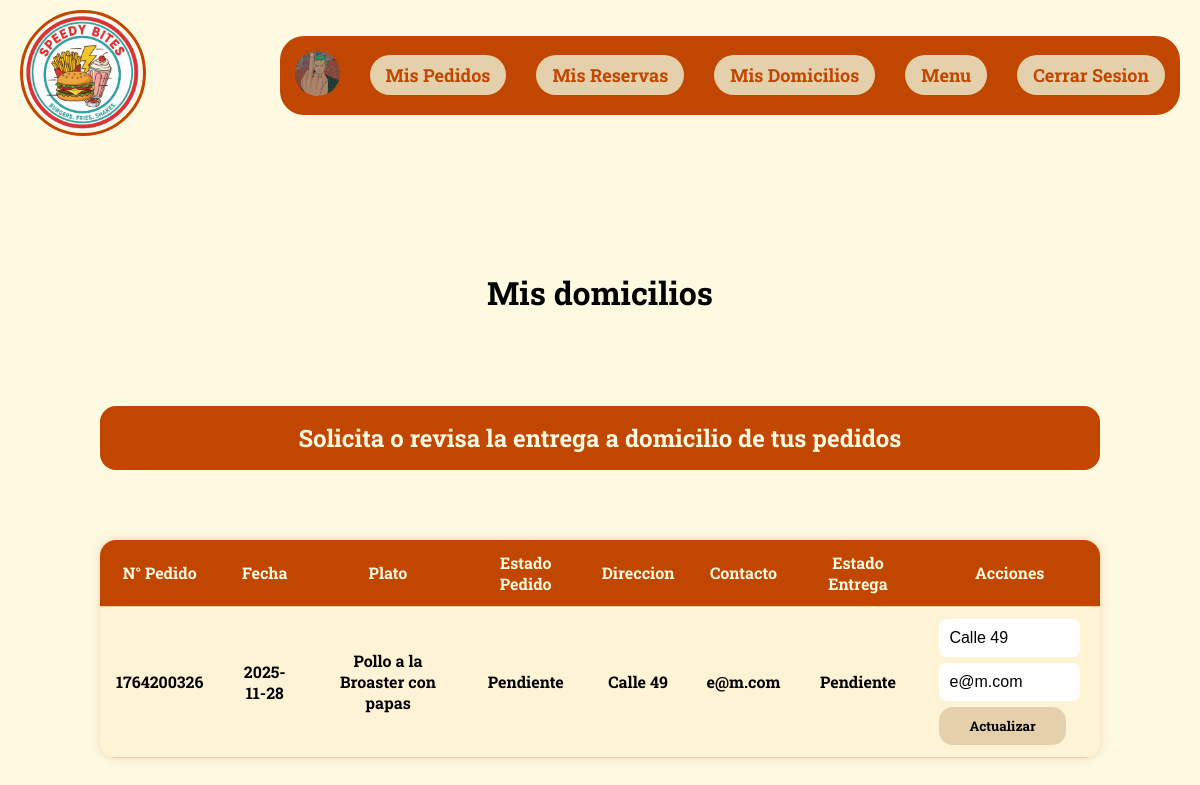
/Vista/html/domicilios.php (signed in), run on an earlier commit of the app's database.
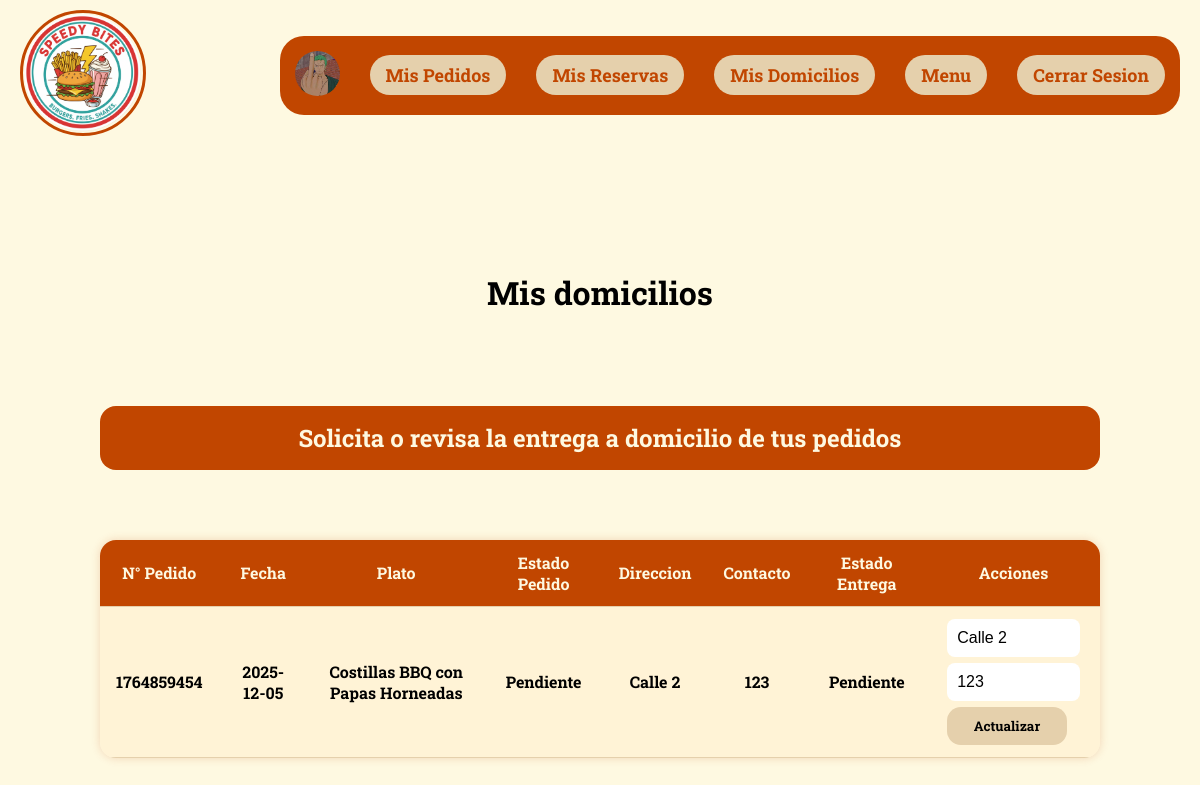
And on a later commit of the database.
### tables this page shows
CREATE TABLE `pedidos` (
  `ID_P` int(5) NOT NULL,
  `NumeroPedido` int(11) DEFAULT NULL,
  `FechaPedido` date DEFAULT NULL,
  `CantidadPlatos` int(11) NOT NULL,
  `Estado` varchar(80) NOT NULL,
  `ID_Plato` int(11) DEFAULT NULL,
  `ID_User` int(11) DEFAULT NULL,
  `ID_Mesa` int(11) DEFAULT NULL
);

CREATE TABLE `platos` (
  `ID_Plato` int(5) NOT NULL,
  `NombrePlato` varchar(255) DEFAULT NULL,
  `Descripcion` varchar(255) DEFAULT NULL,
  `Precio` decimal(10,2) DEFAULT NULL,
  `ImagenUrl` blob DEFAULT NULL,
  `Disponible` tinyint(1) NOT NULL
);

CREATE TABLE `domicilios` (
  `ID_Domicilio` int(11) NOT NULL,
  `ID_Pedido` int(11) NOT NULL,
  `DireccionEntrega` varchar(255) NOT NULL,
  `ContactoEntrega` varchar(255) NOT NULL,
  `EstadoEntrega` varchar(50) NOT NULL DEFAULT 'Pendiente',
  `FechaCreacion` timestamp NOT NULL DEFAULT current_timestamp()
);

### Configuracion/conexion.php (called while the page is built, shortened)
<?php
class DB{
    private static $host = "localhost";
    private static $dbname = "resad";
    private static $username = "Adless";
    private static $password = "115";
    private static $charset = "utf8mb4";
    private static $pdo = null;
    public static function connect(){
        if(self::$pdo === null){
            try{
                $dn = "mysql:host=". self::$host.";dbname=". self::$dbname.";charset=".self::$charset;
                self::$pdo = new PDO($dn,self::$username,self::$password);
                self::$pdo->setAttribute(PDO::ATTR_ERRMODE, PDO::ERRMODE_EXCEPTION);
            }
            catch(PDOException $e){
                die("Error de conexion".$e -> getMessage());
            }
        }
        return self::$pdo;
    }
}
?>

### Modelo/ModeloPedidos.php (called while the page is built, shortened)
<?php
require_once(ROOT_PATH . 'Configuracion/conexion.php');
class Pedidos {
    public $db;
    public function __construct() {
        $this->db = DB::connect();
    }
    public function obtenerPedidosPorUsuario($id_user) {
        $sql = "SELECT
                    r.ID_P,
                    r.NumeroPedido,
                    r.FechaPedido,
                    r.Estado,
                    r.CantidadPlatos,
                    m.NumeroMesa,
                    p.NombrePlato
                FROM pedidos r
                LEFT JOIN mesas m ON r.ID_Mesa = m.ID_R
                LEFT JOIN platos p ON r.ID_Plato = p.ID_Plato
                WHERE r.ID_User = ?";
        $stmt = $this->db->prepare($sql);
        $stmt->execute([$id_user]);
        return $stmt->fetchAll(PDO::FETCH_ASSOC);
    }
}

### Modelo/ModeloDomicilios.php (called while the page is built, shortened)
<?php
require_once ROOT_PATH . 'Configuracion/conexion.php';
class Domicilios {
    public $db;
    public function __construct() {
        $this->db = DB::connect();
    }
    public function obtenerPorPedido($idPedido) {
        $sql = "SELECT * FROM domicilios WHERE ID_Pedido = ?";
        $stmt = $this->db->prepare($sql);
        $stmt->execute([$idPedido]);
        return $stmt->fetch(PDO::FETCH_ASSOC);
    }
}

### Vista/html/domicilios.php (the view, shortened to what the changed rows need)
<?php
require_once '../../Modelo/ModeloDomicilios.php';
require_once '../../Modelo/ModeloPedidos.php';
$usuario = $_SESSION['usuario_logueado'];
$esAdmin = ($usuario['Rolusu'] ?? '') === 'Administrador';
$modelDomicilios = new Domicilios();
$modelPedidos = new Pedidos();
$modelPlatos = new Plato();
$domicilios = [];
$misPedidosAgrupados = [];
$domiciliosPorPedido = [];
$platos = $modelPlatos->obtenerPlato() ?? [];
if ($esAdmin) {
    $domicilios = $modelDomicilios->obtenerDomicilios() ?? [];
} else {
    $misPedidos = $modelPedidos->obtenerPedidosPorUsuario($usuario['ID_User']) ?? [];
    foreach ($misPedidos as $p) {
        $num = $p['NumeroPedido'] ?? $p['ID_P'];
        if (!isset($misPedidosAgrupados[$num])) {
            $misPedidosAgrupados[$num] = $p;
        }
        $domicilio = $modelDomicilios->obtenerPorPedido($p['ID_P']);
        if ($domicilio) {
            $domiciliosPorPedido[$p['ID_P']] = $domicilio;
        }
    }
}
?>
<!DOCTYPE html>
<html lang="es">
<head>
    <link href="../css/perfil.css" rel="stylesheet">
</head>
<body>
    <div class="Contenedor">
        <?php if ($esAdmin): ?>
            <div id="opciones">
            <a class="botonesnav" href="./perfil.php">Gestionar Usuarios</a>
            <a class="botonesnav" href="./rplato.php">Gestionar Platos</a>
            <a class="botonesnav" href="./mesas.php">Gestionar Mesas</a>
            <a class="botonesnav" href="./pedidos.php">Gestionar Pedidos</a>
            <a class="botonesnav" href="./reservas.php">Gestionar Reservas</a>
        </div>
            <div class="GesAdmin">
                <h1>Gestion de Domicilios</h1>
                <h2 class="Crear">Pedidos con entrega a domicilio</h2>
                <table>
                    <tr>
                        <th>N° Pedido</th>
                        <th>Plato</th>
                        <th>Fecha</th>
                        <th>Cliente</th>
                        <th>Direccion de entrega</th>
                        <th>Contacto</th>
                        <th>Estado</th>
                        <th>Acciones</th>
                    </tr>
                    <?php foreach ($domicilios as $d): ?>
                    <tr>
                        <td><?= htmlspecialchars($d['NumeroPedido'] ?? $d['ID_Pedido'] ?? 'N/A') ?></td>
                        <td><?= htmlspecialchars($platos['NombrePlato'] ?? '') ?></td>
                        <td><?= htmlspecialchars($d['FechaPedido'] ?? '') ?></td>
                        <td><?= htmlspecialchars(trim(($d['Nombre'] ?? '') . ' ' . ($d['Apellido'] ?? ''))) ?></td>
                        <td>
                            <form method="POST" action="../../Controlador/domicilioController.php?action=actualizar">
                                <input type="hidden" name="ID_Domicilio" value="<?= htmlspecialchars($d['ID_Domicilio']) ?>">
                                <input type="text" name="DireccionEntrega" value="<?= htmlspecialchars($d['DireccionEntrega'] ?? '') ?>" required>
                        </td>
                        <td>
                                <input type="text" name="ContactoEntrega" value="<?= htmlspecialchars($d['ContactoEntrega'] ?? '') ?>" required>
                        </td>
                        <td>
                                <select name="EstadoEntrega">
                                    <?php
                                        $estados = ['Pendiente', 'En camino', 'Entregado'];
                                        foreach ($estados as $estado):
                                    ?>
                                        <option value="<?= $estado ?>" <?= (($d['EstadoEntrega'] ?? 'Pendiente') === $estado) ? 'selected' : '' ?>>
                                            <?= $estado ?>
                                        </option>
                                    <?php endforeach; ?>
                                </select>
                        </td>
                        <td style="display: flex; gap: 8px; flex-wrap: wrap;">
                                <button id="btn" type="submit">Actualizar</button>
                            </form>
                            <form method="POST" action="../../Controlador/domicilioController.php?action=entregado">
                                <input type="hidden" name="ID_Domicilio" value="<?= htmlspecialchars($d['ID_Domicilio']) ?>">
                                <button id="btn" type="submit">Marcar entregado</button>
                            </form>
                        </td>
                    </tr>
                    <?php endforeach; ?>
                </table>
            </div>
        <?php else: ?>
            <div class="GesAdmin">
                <h1>Mis domicilios</h1>
                <h2 class="Crear">Solicita o revisa la entrega a domicilio de tus pedidos</h2>
                <?php if (empty($misPedidosAgrupados)): ?>
                    <p class="text">No tienes pedidos para gestionar domicilios.</p>
                <?php else: ?>
                    <table>
                        <tr>
                            <th>N° Pedido</th>
                            <th>Fecha</th>
                            <th>Plato</th>
                            <th>Estado Pedido</th>
                            <th>Direccion</th>
                            <th>Contacto</th>
                            <th>Estado Entrega</th>
                            <th>Acciones</th>
                        </tr>
                        <?php foreach ($misPedidosAgrupados as $numPedido => $p):
                            $dom = $domiciliosPorPedido[$p['ID_P']] ?? null;
                        ?>
                        <tr>
                            <td><?= htmlspecialchars($numPedido) ?></td>
                            <td><?= htmlspecialchars($p['FechaPedido']) ?></td>
                            <td><?= htmlspecialchars($p['NombrePlato'] ?? '') ?></td>
                            <td><?= htmlspecialchars($p['Estado'] ?? 'Pendiente') ?></td>
                            <td><?= htmlspecialchars($dom['DireccionEntrega'] ?? 'No asignada') ?></td>
                            <td><?= htmlspecialchars($dom['ContactoEntrega'] ?? 'No asignado') ?></td>
                            <td><?= htmlspecialchars($dom['EstadoEntrega'] ?? 'Pendiente') ?></td>
                            <td>
                                <form method="POST" action="../../Controlador/domicilioController.php?action=registrar" style="display: grid; gap: 6px;">
                                    <input type="text" name="DireccionEntrega" placeholder="Direccion de entrega" value="<?= htmlspecialchars($dom['DireccionEntrega'] ?? '') ?>" required>
                                    <input type="text" name="ContactoEntrega" placeholder="Contacto (tel/correo)" value="<?= htmlspecialchars($dom['ContactoEntrega'] ?? '') ?>" required>
                                    <button id="btn" type="submit"><?= $dom ? 'Actualizar' : 'Solicitar' ?></button>
                                </form>
                            </td>
                        </tr>
                        <?php endforeach; ?>
                    </table>
                <?php endif; ?>
            </div>
        <?php endif; ?>
    </div>
</body>
</html>

What changed in the data, as far as the page shows it:
removed pedidos: numPedido "1764200326", FechaPedido "2025-11-28", ID_Plato.NombrePlato "Pollo a la Broaster con papas", Estado "Pendiente", ID_P.DireccionEntrega "Calle 49", ID_P.ContactoEntrega "e@m.com", ID_P.EstadoEntrega "Pendiente", DireccionEntrega "Calle 49", ContactoEntrega "e@m.com", shows "Actualizar"
added pedidos: numPedido "1764859454", FechaPedido "2025-12-05", ID_Plato.NombrePlato "Costillas BBQ con Papas Horneadas", Estado "Pendiente", ID_P.DireccionEntrega "Calle 2", ID_P.ContactoEntrega "123", ID_P.EstadoEntrega "Pendiente", DireccionEntrega "Calle 2", ContactoEntrega "123", shows "Actualizar"
